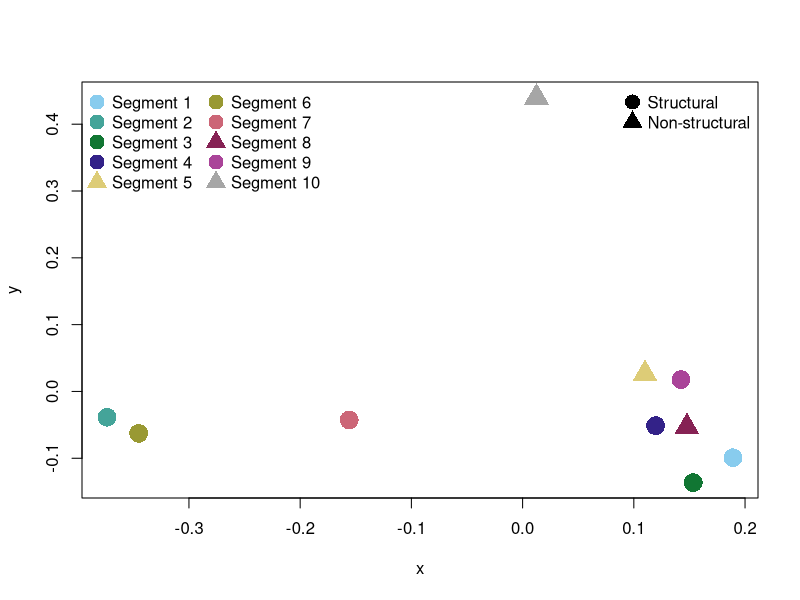
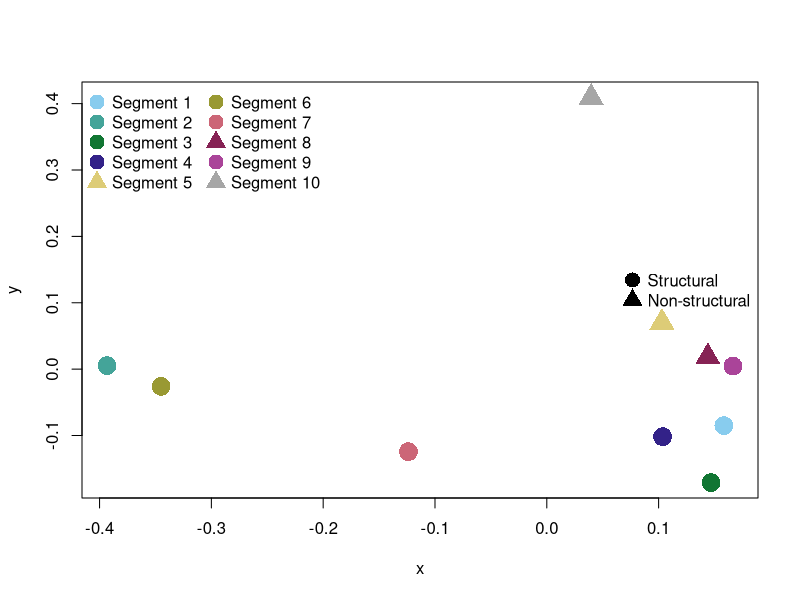
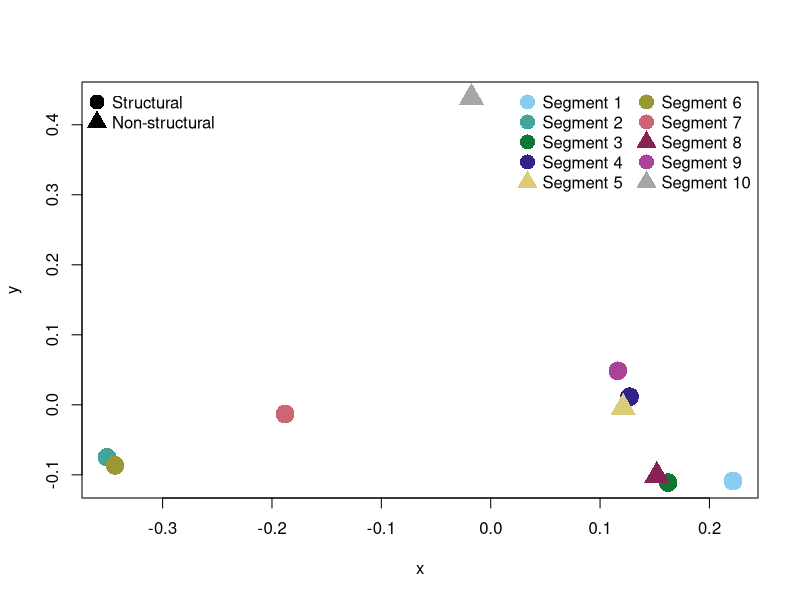

Write R code to recreate these figures, in order.
# TD Aim 2 BTV Americas Cost Affinity Matrix MDS Plots
## Originally Made by TD 07.09.25
## Edited for final version on 10.14.25
## Edited to include upper and lower on 10.16.26
#######################################################

#Load Required Libraries
library(cluster)
library(stringr)
library(viridis)
library(ape)
# library(treespace)
library(tidyverse)
library(ggplot2)
library(writexl)

#######################################################

# CLUSTER SUPPORT COST
#######################################################
# code ran in terminal
# cluster_matrix --average BTV_Americas_s1_aln_midpoint_root_nexus.tre BTV_Americas_s2_aln_midpoint_root_nexus.tre BTV_Americas_s3_aln_midpoint_root_nexus.tre BTV_Americas_s4_aln_midpoint_root_nexus.tre BTV_Americas_s5_aln_midpoint_root_nexus.tre BTV_Americas_s6_aln_midpoint_root_nexus.tre BTV_Americas_s7_aln_midpoint_root_nexus.tre BTV_Americas_s8_aln_midpoint_root_nexus.tre BTV_Americas_s9_aln_midpoint_root_nexus.tre BTV_Americas_s10_aln_midpoint_root_nexus.tre BTV_Americas_cluster_support_matrix_062526.png --cost cluster_support --csv_output BTV_Americas_cluster_support_matrix_062526.csv
####################################################### 


# SYMMETRICAL MATRIX
#######################################################
# read in data and turn it into a matrix. 
segment_data <- read.csv("BTV_Americas_cluster_support_matrix_062526_CLEAN.csv", 
                         row.names = 1, check.names = FALSE)
segment_matrix <- as.matrix(segment_data)

# get the averages to create a symmetrical matrix
segment_matrix_symmetrical <- ((segment_matrix + t(segment_matrix))/2)

# perform MDS analysis
mds.out <- cmdscale(segment_matrix_symmetrical)
save(mds.out,segment_matrix_symmetrical,file="MDS_objects.RData")

# turn mds.upper.out into a data frame
mds.out <- as.data.frame(mds.out)

# make segment number an additional row
mds.out$Segment <- rownames(mds.out)

# define mapping to unique segments
segment_levels <- unique(mds.out$Segment)

# include colors for all 10 segments
my_colors <- c("#88CCEE", "#44A499", "#117633", "#332288", "#DDCC77",
               "#999933", "#CC6677", "#862254", "#AA4499", "#A6A6A6")

# define which segment numbers get shape 16 and which get 17
shape_16_segments <- c(1, 2, 3, 4, 6, 7, 9)
shape_17_segments <- setdiff(1:10, shape_16_segments)

# function to get shape by segment name
get_shape <- function(segment_name) {
  # Extract the segment number from the name, e.g. "Segment 3" -> 3
  seg_num <- as.integer(sub("Segment ", "", segment_name))
  if (seg_num %in% shape_16_segments) {
    return(16)
  } else if (seg_num %in% shape_17_segments) {
    return(17)
  } else {
    return(16)  # default shape if not matched
  }
}

# apply shape function to all segments in data
shape_map <- sapply(segment_levels, get_shape)
names(shape_map) <- segment_levels

# create named lookup vectors
color_map <- setNames(my_colors, segment_levels)

# plot MDS data (based off code from Sean C.)
# if (save.plot) pdf("./mds_plot_upper.pdf")
cols <- plasma(10)
n.samples <- nrow(mds.out)/10
plot(mds.out[,1], mds.out[,2],
     xlab = "x", ylab = "y",
     col = color_map[mds.out$Segment],
     pch = shape_map[mds.out$Segment],
     cex = 2.5)
legend("topleft",
       legend = segment_levels,
       col = color_map[segment_levels],
       pch = shape_map[segment_levels],
       pt.cex = 2,
       bty = "n",
       ncol=2)
legend("topright",
       legend = c("Structural", "Non-structural"),
       pch = c(16, 17),
       pt.cex = 2,
       bty = "n")

# SAVED AS PNG IMAGE WITH THE FOLLOWING: WIDTH = 628, HEIGHT = 532 # 

####################################################### END SYMMETRICAL MATRIX


















####################################################### CLUSTER SUPPORT
####################################################### UPPER MATRIX
# read in data and turn it into a matrix. 
segment_data <- read.csv("BTV_Americas_cluster_support_matrix_062526_CLEAN.csv", 
                         row.names = 1, check.names = FALSE)
segment_matrix <- as.matrix(segment_data)

# pull out the upper triangle of the matrix and mirror the upper to the lower
upper_tri <- segment_matrix
upper_tri[lower.tri(upper_tri)] <- t(upper_tri)[lower.tri(upper_tri)]

# rename the triangles for clarity
matrix_upper_sym <- upper_tri

# perform MDS analysis
mds.upper.out <- cmdscale(matrix_upper_sym)
save(mds.upper.out,matrix_upper_sym,file="MDS_objects_upper.RData")

# turn mds.upper.out into a data frame
mds.upper.out <- as.data.frame(mds.upper.out)

# make segment number an additional row
mds.upper.out$Segment <- rownames(mds.upper.out)

# define mapping to unique segments
segment_levels <- unique(mds.upper.out$Segment)

# include colors for all 10 segments
my_colors <- c("#88CCEE", "#44A499", "#117633", "#332288", "#DDCC77",
               "#999933", "#CC6677", "#862254", "#AA4499", "#A6A6A6")

# define which segment numbers get shape 16 and which get 17
shape_16_segments <- c(1, 2, 3, 4, 6, 7, 9)
shape_17_segments <- setdiff(1:10, shape_16_segments)

# function to get shape by segment name
get_shape <- function(segment_name) {
  # Extract the segment number from the name, e.g. "Segment 3" -> 3
  seg_num <- as.integer(sub("Segment ", "", segment_name))
  if (seg_num %in% shape_16_segments) {
    return(16)
  } else if (seg_num %in% shape_17_segments) {
    return(17)
  } else {
    return(16)  # default shape if not matched
  }
}

# apply shape function to all segments in data
shape_map <- sapply(segment_levels, get_shape)
names(shape_map) <- segment_levels

# create named lookup vectors
color_map <- setNames(my_colors, segment_levels)

# plot MDS data (based off code from Sean C.)
# if (save.plot) pdf("./mds_plot_upper.pdf")
cols <- plasma(10)
n.samples <- nrow(mds.upper.out)/10
plot(mds.upper.out[,1], mds.upper.out[,2],
     xlab = "x", ylab = "y",
     col = color_map[mds.upper.out$Segment],
     pch = shape_map[mds.upper.out$Segment],
     cex = 2.5)
legend("topleft",
       legend = segment_levels,
       col = color_map[segment_levels],
       pch = shape_map[segment_levels],
       pt.cex = 2,
       bty = "n",
       ncol=2)
legend("right",
       legend = c("Structural", "Non-structural"),
       pch = c(16, 17),
       pt.cex = 2,
       bty = "n")

# SAVED AS PNG IMAGE WITH THE FOLLOWING: WIDTH = 628, HEIGHT = 532 # 
####################################################### END UPPER MATRIX





####################################################### LOWER MATRIX
# pull out the lower triangle of the matrix and mirror the lower to the upper
lower_tri <- segment_matrix
lower_tri[upper.tri(lower_tri)] <- t(lower_tri)[upper.tri(lower_tri)]

# rename the triangles for clarity
matrix_lower_sym <- lower_tri

# perform MDS analysis
mds.lower.out <- cmdscale(matrix_lower_sym)
save(mds.lower.out,matrix_lower_sym,file="MDS_objects_lower.RData")


# turn mds.upper.out into a data frame
mds.lower.out <- as.data.frame(mds.lower.out)

# make segment number an additional row
mds.lower.out$Segment <- rownames(mds.lower.out)

# define mapping to unique segments
segment_levels <- unique(mds.lower.out$Segment)

# include colors for all 10 segments
# my_colors <- c("#9e0142", "#d53e4f", "#f46d43", "#fdae61", "#fee08b",
#                "#e6f598", "#abdda4", "#66c2a5", "#3288bd", "#5e4fa2")

# my_colors <- c("#dd75ce", "#422759", "#2444a2", "#85d6ff", "#79e2a8",
#                "#9b9f7e", "#dad30f", "#e8a237", "#da7d4a", "#ff3934")

my_colors <- c("#88CCEE", "#44A499", "#117633", "#332288", "#DDCC77",
               "#999933", "#CC6677", "#862254", "#AA4499", "#A6A6A6")

# define which segment numbers get shape 16 and which get 17
shape_16_segments <- c(1, 2, 3, 4, 6, 7, 9)
shape_17_segments <- setdiff(1:10, shape_16_segments)

# function to get shape by segment name
get_shape <- function(segment_name) {
  # Extract the segment number from the name, e.g. "Segment 3" -> 3
  seg_num <- as.integer(sub("Segment ", "", segment_name))
  if (seg_num %in% shape_16_segments) {
    return(16)
  } else if (seg_num %in% shape_17_segments) {
    return(17)
  } else {
    return(16)  # default shape if not matched
  }
}

# apply shape function to all segments in data
shape_map <- sapply(segment_levels, get_shape)
names(shape_map) <- segment_levels

# create named lookup vectors
color_map <- setNames(my_colors, segment_levels)

# plot MDS data (based off code from Sean C.)
# if (save.plot) pdf("./mds_plot_upper.pdf")
cols <- plasma(10)
n.samples <- nrow(mds.lower.out)/10
plot(mds.lower.out[,1], mds.lower.out[,2],
     xlab = "x", ylab = "y",
     col = color_map[mds.lower.out$Segment],
     pch = shape_map[mds.lower.out$Segment],
     cex = 2.5)
legend("topright",
       legend = segment_levels,
       col = color_map[segment_levels],
       pch = shape_map[segment_levels],
       pt.cex = 2,
       bty = "n",
       ncol=2)
legend("topleft",
       legend = c("Structural", "Non-structural"),
       pch = c(16, 17),
       pt.cex = 2,
       bty = "n")

# SAVED AS PNG IMAGE WITH THE FOLLOWING: WIDTH = 628, HEIGHT = 532 # 
####################################################### END LOWER MATRIX
